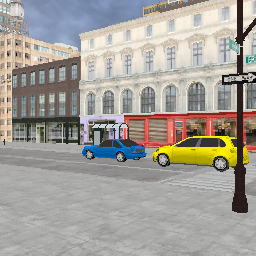
#> input picture datasets/testData/color_1layer/2.png, 256 x 256 px, given in place of 2.bmp, which was not available
$ python test.py
#> lines starting #> are read from the running program, lines starting #| are printed output that depends on the picture; pictures that were not available may be replaced by others from this repository, and a replacement may not be noted
from PIL import Image
import numpy as np

image = Image.open('2.bmp')
#> image is the input picture: PIL image 256x256 RGB; mean R, G, B 163.5, 159.5, 152.8
image_data = np.array(image)

if image_data.shape[2] == 4:
    R, G, B, W = image_data[:, :, 0], image_data[:, :, 1], image_data[:, :, 2], image_data[:, :, 3]
    print("Red channel:", R)
    print("Green channel:", G)
    print("Blue channel:", B)
    print("White channel:", W)

elif image_data.shape[2] == 3:
    R, G, B = image_data[:, :, 0], image_data[:, :, 1], image_data[:, :, 2]
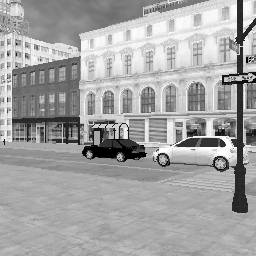
#> R: shape (256, 256); min 0, max 255, mean 163.5
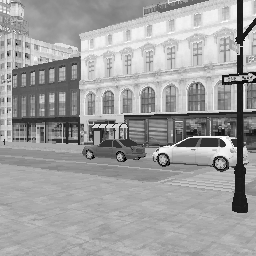
#> G: shape (256, 256); min 0, max 255, mean 159.5
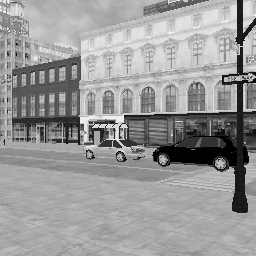
#> B: shape (256, 256); min 0, max 254, mean 152.8
    print("Red channel:", R)
#> (printed output is left out)
    print("Green channel:", G)
#> (printed output is left out)
    print("Blue channel:", B)
#> (printed output is left out)

else :
    R = image_data[:, :, 0]
    print("Red channel:", R)
